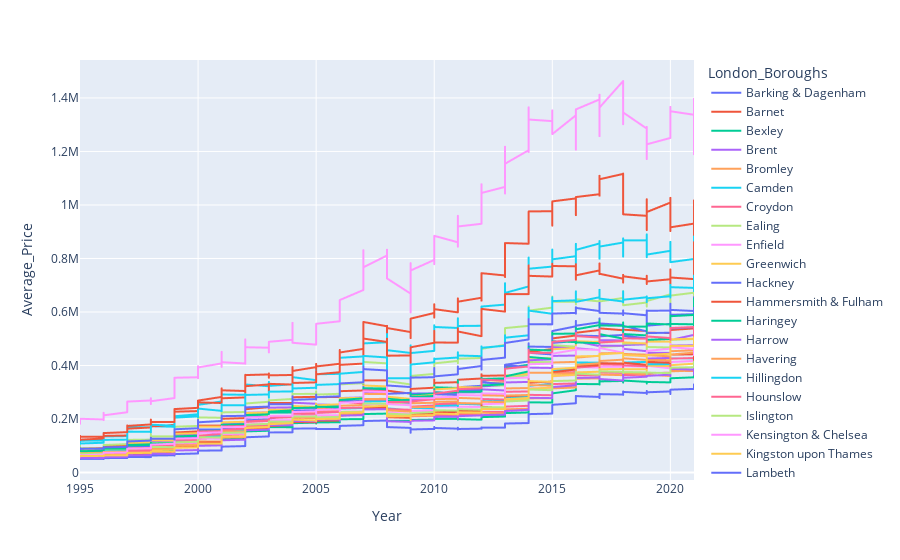

The code cell stored with this chart in its notebook:
### Code cell
fig = px.line(only_london_boroughs, x = 'Year', y='Average_Price', color = 'London_Boroughs')
fig.show()

### Figure 1 — Plotly figure (JSON) as saved in the notebook; plotly's stock layout.template omitted (floating-point values rounded to 4 significant figures; data arrays with more than 128 entries replaced by an {"elided": "..."} marker saying what was removed)
{"data": [{"hovertemplate": "London_Boroughs=Barking & Dagenham<br>Year=%{x}<br>Average_Price=%{y}<extra></extra>", "legendgroup": "Barking & Dagenham", "line": {"color": "#636efa", "dash": "solid"}, "mode": "lines", "name": "Barking & Dagenham", "showlegend": true, "type": "scattergl", "x": {"elided": "321 int values"}, "xaxis": "x", "y": {"elided": "321 float values"}, "yaxis": "y"}, {"hovertemplate": "London_Boroughs=Barnet<br>Year=%{x}<br>Average_Price=%{y}<extra></extra>", "legendgroup": "Barnet", "line": {"color": "#EF553B", "dash": "solid"}, "mode": "lines", "name": "Barnet", "showlegend": true, "type": "scattergl", "x": {"elided": "321 int values"}, "xaxis": "x", "y": {"elided": "321 float values"}, "yaxis": "y"}, {"hovertemplate": "London_Boroughs=Bexley<br>Year=%{x}<br>Average_Price=%{y}<extra></extra>", "legendgroup": "Bexley", "line": {"color": "#00cc96", "dash": "solid"}, "mode": "lines", "name": "Bexley", "showlegend": true, "type": "scattergl", "x": {"elided": "321 int values"}, "xaxis": "x", "y": {"elided": "321 float values"}, "yaxis": "y"}, {"hovertemplate": "London_Boroughs=Brent<br>Year=%{x}<br>Average_Price=%{y}<extra></extra>", "legendgroup": "Brent", "line": {"color": "#ab63fa", "dash": "solid"}, "mode": "lines", "name": "Brent", "showlegend": true, "type": "scattergl", "x": {"elided": "321 int values"}, "xaxis": "x", "y": {"elided": "321 float values"}, "yaxis": "y"}, {"hovertemplate": "London_Boroughs=Bromley<br>Year=%{x}<br>Average_Price=%{y}<extra></extra>", "legendgroup": "Bromley", "line": {"color": "#FFA15A", "dash": "solid"}, "mode": "lines", "name": "Bromley", "showlegend": true, "type": "scattergl", "x": {"elided": "321 int values"}, "xaxis": "x", "y": {"elided": "321 float values"}, "yaxis": "y"}, {"hovertemplate": "London_Boroughs=Camden<br>Year=%{x}<br>Average_Price=%{y}<extra></extra>", "legendgroup": "Camden", "line": {"color": "#19d3f3", "dash": "solid"}, "mode": "lines", "name": "Camden", "showlegend": true, "type": "scattergl", "x": {"elided": "321 int values"}, "xaxis": "x", "y": {"elided": "321 float values"}, "yaxis": "y"}, {"hovertemplate": "London_Boroughs=Croydon<br>Year=%{x}<br>Average_Price=%{y}<extra></extra>", "legendgroup": "Croydon", "line": {"color": "#FF6692", "dash": "solid"}, "mode": "lines", "name": "Croydon", "showlegend": true, "type": "scattergl", "x": {"elided": "321 int values"}, "xaxis": "x", "y": {"elided": "321 float values"}, "yaxis": "y"}, {"hovertemplate": "London_Boroughs=Ealing<br>Year=%{x}<br>Average_Price=%{y}<extra></extra>", "legendgroup": "Ealing", "line": {"color": "#B6E880", "dash": "solid"}, "mode": "lines", "name": "Ealing", "showlegend": true, "type": "scattergl", "x": {"elided": "321 int values"}, "xaxis": "x", "y": {"elided": "321 float values"}, "yaxis": "y"}, {"hovertemplate": "London_Boroughs=Enfield<br>Year=%{x}<br>Average_Price=%{y}<extra></extra>", "legendgroup": "Enfield", "line": {"color": "#FF97FF", "dash": "solid"}, "mode": "lines", "name": "Enfield", "showlegend": true, "type": "scattergl", "x": {"elided": "321 int values"}, "xaxis": "x", "y": {"elided": "321 float values"}, "yaxis": "y"}, {"hovertemplate": "London_Boroughs=Greenwich<br>Year=%{x}<br>Average_Price=%{y}<extra></extra>", "legendgroup": "Greenwich", "line": {"color": "#FECB52", "dash": "solid"}, "mode": "lines", "name": "Greenwich", "showlegend": true, "type": "scattergl", "x": {"elided": "321 int values"}, "xaxis": "x", "y": {"elided": "321 float values"}, "yaxis": "y"}, {"hovertemplate": "London_Boroughs=Hackney<br>Year=%{x}<br>Average_Price=%{y}<extra></extra>", "legendgroup": "Hackney", "line": {"color": "#636efa", "dash": "solid"}, "mode": "lines", "name": "Hackney", "showlegend": true, "type": "scattergl", "x": {"elided": "321 int values"}, "xaxis": "x", "y": {"elided": "321 float values"}, "yaxis": "y"}, {"hovertemplate": "London_Boroughs=Hammersmith & Fulham<br>Year=%{x}<br>Average_Price=%{y}<extra></extra>", "legendgroup": "Hammersmith & Fulham", "line": {"color": "#EF553B", "dash": "solid"}, "mode": "lines", "name": "Hammersmith & Fulham", "showlegend": true, "type": "scattergl", "x": {"elided": "321 int values"}, "xaxis": "x", "y": {"elided": "321 float values"}, "yaxis": "y"}, {"hovertemplate": "London_Boroughs=Haringey<br>Year=%{x}<br>Average_Price=%{y}<extra></extra>", "legendgroup": "Haringey", "line": {"color": "#00cc96", "dash": "solid"}, "mode": "lines", "name": "Haringey", "showlegend": true, "type": "scattergl", "x": {"elided": "321 int values"}, "xaxis": "x", "y": {"elided": "321 float values"}, "yaxis": "y"}, {"hovertemplate": "London_Boroughs=Harrow<br>Year=%{x}<br>Average_Price=%{y}<extra></extra>", "legendgroup": "Harrow", "line": {"color": "#ab63fa", "dash": "solid"}, "mode": "lines", "name": "Harrow", "showlegend": true, "type": "scattergl", "x": {"elided": "321 int values"}, "xaxis": "x", "y": {"elided": "321 float values"}, "yaxis": "y"}, {"hovertemplate": "London_Boroughs=Havering<br>Year=%{x}<br>Average_Price=%{y}<extra></extra>", "legendgroup": "Havering", "line": {"color": "#FFA15A", "dash": "solid"}, "mode": "lines", "name": "Havering", "showlegend": true, "type": "scattergl", "x": {"elided": "321 int values"}, "xaxis": "x", "y": {"elided": "321 float values"}, "yaxis": "y"}, {"hovertemplate": "London_Boroughs=Hillingdon<br>Year=%{x}<br>Average_Price=%{y}<extra></extra>", "legendgroup": "Hillingdon", "line": {"color": "#19d3f3", "dash": "solid"}, "mode": "lines", "name": "Hillingdon", "showlegend": true, "type": "scattergl", "x": {"elided": "321 int values"}, "xaxis": "x", "y": {"elided": "321 float values"}, "yaxis": "y"}, {"hovertemplate": "London_Boroughs=Hounslow<br>Year=%{x}<br>Average_Price=%{y}<extra></extra>", "legendgroup": "Hounslow", "line": {"color": "#FF6692", "dash": "solid"}, "mode": "lines", "name": "Hounslow", "showlegend": true, "type": "scattergl", "x": {"elided": "321 int values"}, "xaxis": "x", "y": {"elided": "321 float values"}, "yaxis": "y"}, {"hovertemplate": "London_Boroughs=Islington<br>Year=%{x}<br>Average_Price=%{y}<extra></extra>", "legendgroup": "Islington", "line": {"color": "#B6E880", "dash": "solid"}, "mode": "lines", "name": "Islington", "showlegend": true, "type": "scattergl", "x": {"elided": "321 int values"}, "xaxis": "x", "y": {"elided": "321 float values"}, "yaxis": "y"}, {"hovertemplate": "London_Boroughs=Kensington & Chelsea<br>Year=%{x}<br>Average_Price=%{y}<extra></extra>", "legendgroup": "Kensington & Chelsea", "line": {"color": "#FF97FF", "dash": "solid"}, "mode": "lines", "name": "Kensington & Chelsea", "showlegend": true, "type": "scattergl", "x": {"elided": "321 int values"}, "xaxis": "x", "y": {"elided": "321 float values"}, "yaxis": "y"}, {"hovertemplate": "London_Boroughs=Kingston upon Thames<br>Year=%{x}<br>Average_Price=%{y}<extra></extra>", "legendgroup": "Kingston upon Thames", "line": {"color": "#FECB52", "dash": "solid"}, "mode": "lines", "name": "Kingston upon Thames", "showlegend": true, "type": "scattergl", "x": {"elided": "321 int values"}, "xaxis": "x", "y": {"elided": "321 float values"}, "yaxis": "y"}, {"hovertemplate": "London_Boroughs=Lambeth<br>Year=%{x}<br>Average_Price=%{y}<extra></extra>", "legendgroup": "Lambeth", "line": {"color": "#636efa", "dash": "solid"}, "mode": "lines", "name": "Lambeth", "showlegend": true, "type": "scattergl", "x": {"elided": "321 int values"}, "xaxis": "x", "y": {"elided": "321 float values"}, "yaxis": "y"}, {"hovertemplate": "London_Boroughs=Lewisham<br>Year=%{x}<br>Average_Price=%{y}<extra></extra>", "legendgroup": "Lewisham", "line": {"color": "#EF553B", "dash": "solid"}, "mode": "lines", "name": "Lewisham", "showlegend": true, "type": "scattergl", "x": {"elided": "321 int values"}, "xaxis": "x", "y": {"elided": "321 float values"}, "yaxis": "y"}, {"hovertemplate": "London_Boroughs=Merton<br>Year=%{x}<br>Average_Price=%{y}<extra></extra>", "legendgroup": "Merton", "line": {"color": "#00cc96", "dash": "solid"}, "mode": "lines", "name": "Merton", "showlegend": true, "type": "scattergl", "x": {"elided": "321 int values"}, "xaxis": "x", "y": {"elided": "321 float values"}, "yaxis": "y"}, {"hovertemplate": "London_Boroughs=Newham<br>Year=%{x}<br>Average_Price=%{y}<extra></extra>", "legendgroup": "Newham", "line": {"color": "#ab63fa", "dash": "solid"}, "mode": "lines", "name": "Newham", "showlegend": true, "type": "scattergl", "x": {"elided": "321 int values"}, "xaxis": "x", "y": {"elided": "321 float values"}, "yaxis": "y"}, {"hovertemplate": "London_Boroughs=Redbridge<br>Year=%{x}<br>Average_Price=%{y}<extra></extra>", "legendgroup": "Redbridge", "line": {"color": "#FFA15A", "dash": "solid"}, "mode": "lines", "name": "Redbridge", "showlegend": true, "type": "scattergl", "x": {"elided": "321 int values"}, "xaxis": "x", "y": {"elided": "321 float values"}, "yaxis": "y"}, {"hovertemplate": "London_Boroughs=Richmond upon Thames<br>Year=%{x}<br>Average_Price=%{y}<extra></extra>", "legendgroup": "Richmond upon Thames", "line": {"color": "#19d3f3", "dash": "solid"}, "mode": "lines", "name": "Richmond upon Thames", "showlegend": true, "type": "scattergl", "x": {"elided": "321 int values"}, "xaxis": "x", "y": {"elided": "321 float values"}, "yaxis": "y"}, {"hovertemplate": "London_Boroughs=Southwark<br>Year=%{x}<br>Average_Price=%{y}<extra></extra>", "legendgroup": "Southwark", "line": {"color": "#FF6692", "dash": "solid"}, "mode": "lines", "name": "Southwark", "showlegend": true, "type": "scattergl", "x": {"elided": "321 int values"}, "xaxis": "x", "y": {"elided": "321 float values"}, "yaxis": "y"}, {"hovertemplate": "London_Boroughs=Sutton<br>Year=%{x}<br>Average_Price=%{y}<extra></extra>", "legendgroup": "Sutton", "line": {"color": "#B6E880", "dash": "solid"}, "mode": "lines", "name": "Sutton", "showlegend": true, "type": "scattergl", "x": {"elided": "321 int values"}, "xaxis": "x", "y": {"elided": "321 float values"}, "yaxis": "y"}, {"hovertemplate": "London_Boroughs=Tower Hamlets<br>Year=%{x}<br>Average_Price=%{y}<extra></extra>", "legendgroup": "Tower Hamlets", "line": {"color": "#FF97FF", "dash": "solid"}, "mode": "lines", "name": "Tower Hamlets", "showlegend": true, "type": "scattergl", "x": {"elided": "321 int values"}, "xaxis": "x", "y": {"elided": "321 float values"}, "yaxis": "y"}, {"hovertemplate": "London_Boroughs=Waltham Forest<br>Year=%{x}<br>Average_Price=%{y}<extra></extra>", "legendgroup": "Waltham Forest", "line": {"color": "#FECB52", "dash": "solid"}, "mode": "lines", "name": "Waltham Forest", "showlegend": true, "type": "scattergl", "x": {"elided": "321 int values"}, "xaxis": "x", "y": {"elided": "321 float values"}, "yaxis": "y"}, {"hovertemplate": "London_Boroughs=Wandsworth<br>Year=%{x}<br>Average_Price=%{y}<extra></extra>", "legendgroup": "Wandsworth", "line": {"color": "#636efa", "dash": "solid"}, "mode": "lines", "name": "Wandsworth", "showlegend": true, "type": "scattergl", "x": {"elided": "321 int values"}, "xaxis": "x", "y": {"elided": "321 float values"}, "yaxis": "y"}, {"hovertemplate": "London_Boroughs=Westminster<br>Year=%{x}<br>Average_Price=%{y}<extra></extra>", "legendgroup": "Westminster", "line": {"color": "#EF553B", "dash": "solid"}, "mode": "lines", "name": "Westminster", "showlegend": true, "type": "scattergl", "x": {"elided": "321 int values"}, "xaxis": "x", "y": {"elided": "321 float values"}, "yaxis": "y"}], "layout": {"legend": {"title": {"text": "London_Boroughs"}, "tracegroupgap": 0}, "margin": {"t": 60}, "xaxis": {"anchor": "y", "domain": [0, 1], "title": {"text": "Year"}}, "yaxis": {"anchor": "x", "domain": [0, 1], "title": {"text": "Average_Price"}}}}
